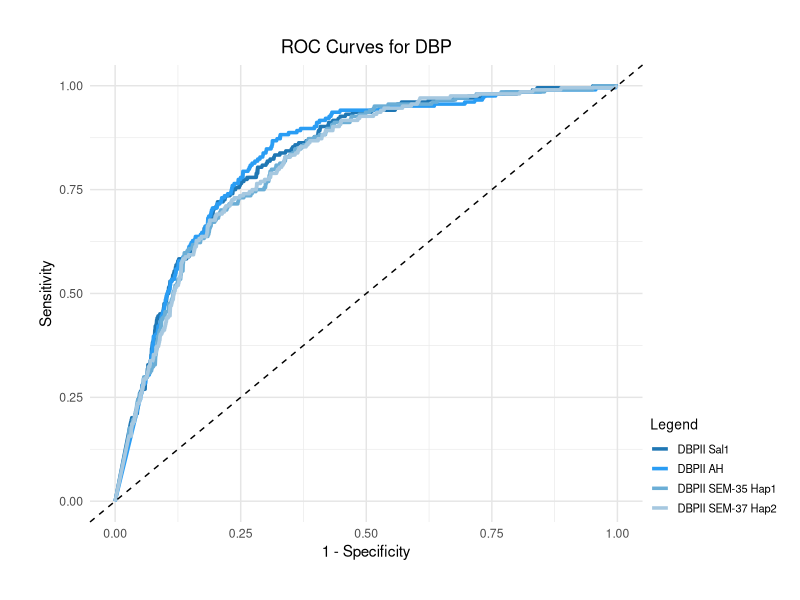
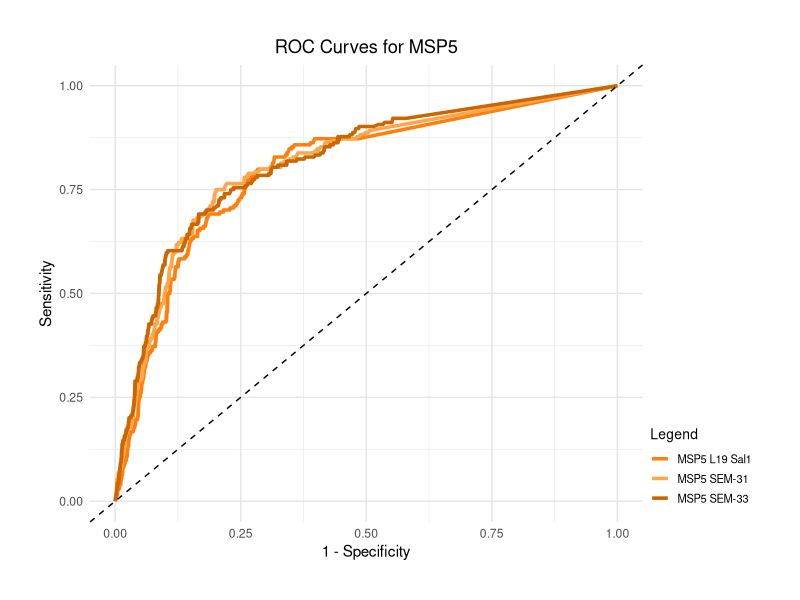
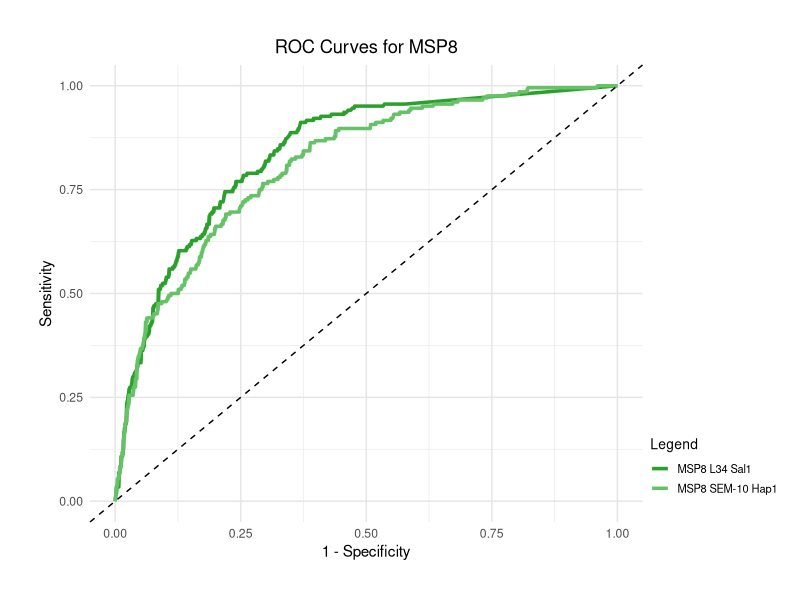
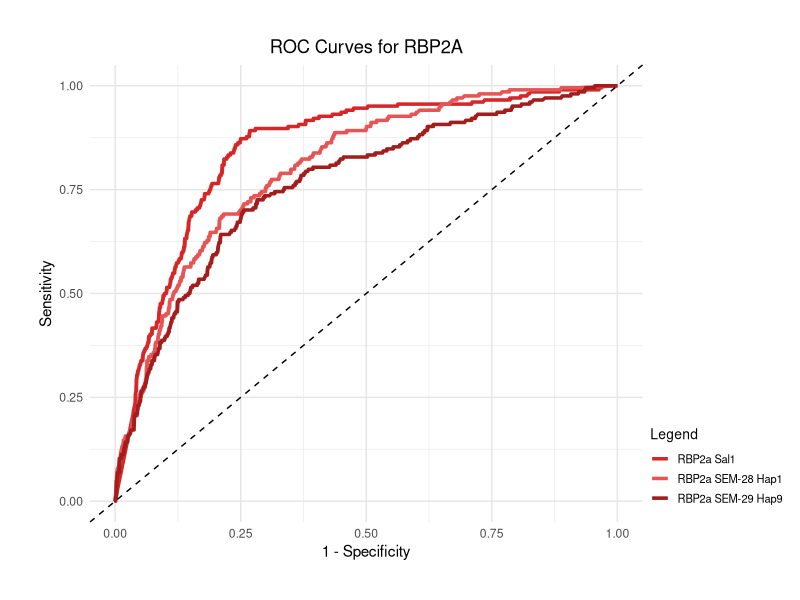
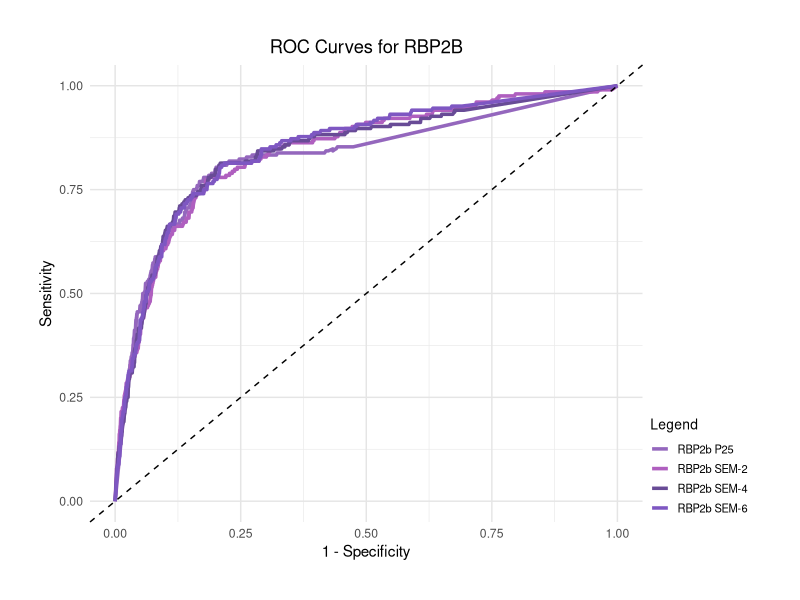
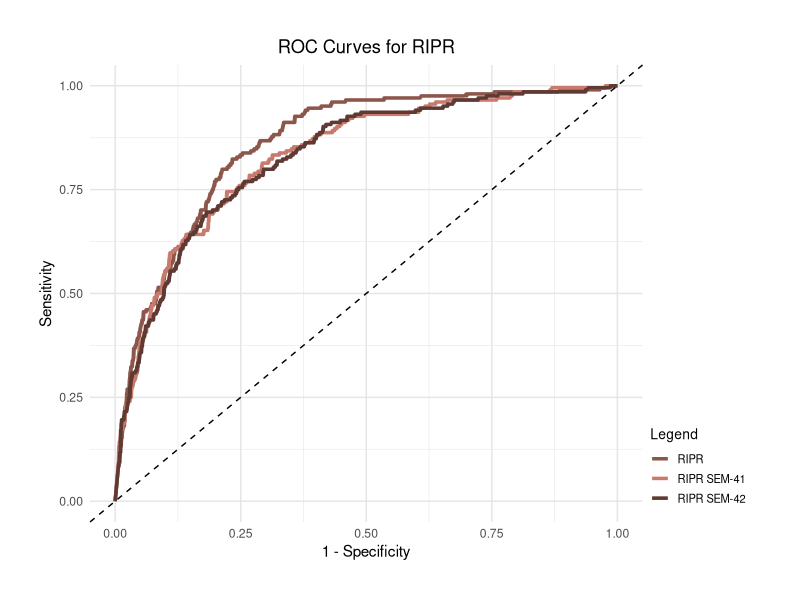
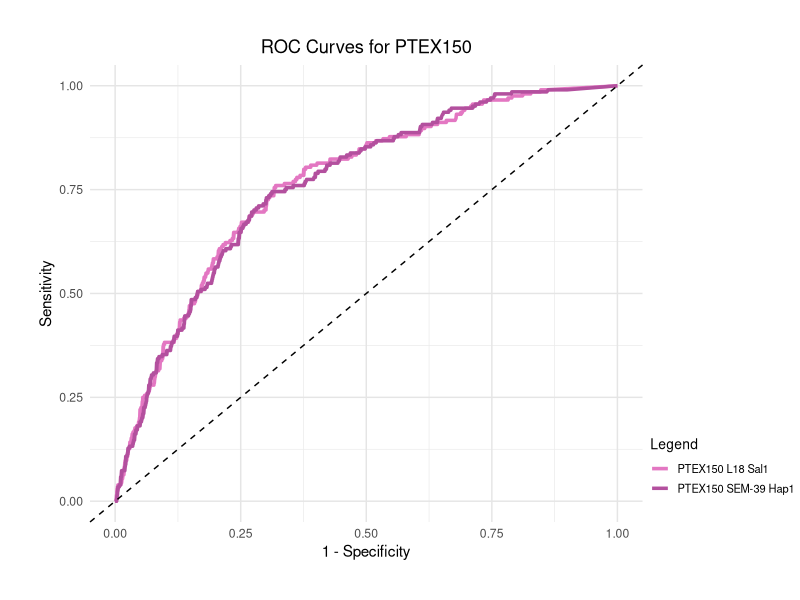
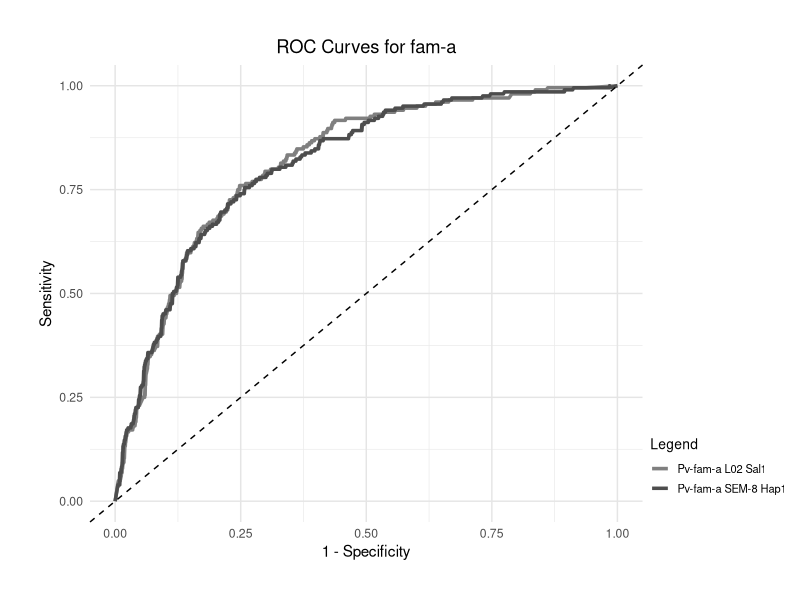

These charts were generated, in order, by the following R code:
library(MASS)
library(ROCR)
library(pROC)
library(ggplot2)
library(svglite)
library(writexl)

#Function

calculate_AUC <- function(...) {
  
  AUC <- data.frame(antigen_name = character(), AUC = numeric(), p_value = numeric(), stringsAsFactors = FALSE)
  
  indices <- c(...)
  
  roc_result_first <- roc_results[[paste("ROC_Column", indices[1], sep = "_")]]
  first_antigen_name <- ant_names_short[indices[1]]
  
  AUC <- rbind(AUC, data.frame(antigen_name = first_antigen_name, AUC = auc(roc_result_first), p_value = NA))  # No comparison for the first
  
  for (i in indices[-1]) {
    
    roc_result <- roc_results[[paste("ROC_Column", i, sep = "_")]]
    
    current_auc <- auc(roc_result)
    
    # Perform the roc.test comparing current ROC result to the first ROC result
    test_result <- roc.test(roc_result_first, roc_result, method = "bootstrap")
    
    # Extract the p-value from the test
    p_value <- test_result$p.value
    
    # Add the AUC and p-value to the data frame
    AUC <- rbind(AUC, data.frame(antigen_name = ant_names_short[i], AUC = current_auc, p_value = p_value))
  }
  return(AUC)
}


###################################
###################################
##                               ##
##  ####    ####  ######  ####   ##
##  ## ##  ##  ##   ##   ##  ##  ##
##  ##  ## ######   ##   ######  ##
##  ## ##  ##  ##   ##   ##  ##  ##
##  ####   ##  ##   ##   ##  ##  ##
##                               ##
###################################
###################################

setwd()

brazil_data = read.csv("20240630_Brazil_IgG_geneticdiversity.csv")

control_data = read.csv("20241002_NC_IgG_geneticdiversity.csv")



###################################
###################################
##                               ##
##  CATEGORISATION               ##
##                               ##
###################################
###################################


###################################
## Brazil
# 10 as column 10 has the time since last Pv infection
# can change here to 6*30 instead of 9*30, or 3*30 for 3 months, or 1*30 for 1 month

brazil_cat <- rep("brazil_never", nrow(brazil_data) )

brazil_cat[which( brazil_data[,10] == 0 )] <- "brazil_current"

brazil_cat[intersect( which(brazil_data[,10]>0), which(brazil_data[,10]<=9*30) )] <- "brazil_recent"

brazil_cat[which(brazil_data[,10]>9*30)] <- "brazil_old"




###################################
## Controls

control_cat <- rep("VBDR", nrow(control_data) )

for(i in 1:length(control_cat))
{
  if( substr( control_data[i,1], 1, 3 ) == "TRC" )
  {
    control_cat[i] <- "TRC"
  }
  if( substr( control_data[i,1], 1, 3 ) == "BRC" )
  {
    control_cat[i] <- "BRC"
  }
  if( substr( control_data[i,1], 1, 3 ) == "ARC" )
  {
    control_cat[i] <- "ARC"
  }
}

####################################
## Put together Brazil and control data
##in this bit the numbers refer to the columns where the antibody data is...so if you add to 81 (starting at 82) it will be [,17:95(example)]
#control data and brazil data need to have the same number of columns - each antibody column needs to line up in the columns
# 150 is it will drop ab measurments when more than 150 samples missing for that protein

# so for Brazil IgM going to try and running without dropping any - normally it drops 5 ehime proteins from IgG but this doesn't matter for this analyis
# as not using IgG only for RBP2b IgG. Then it should keep my IgM data for L19, L41 and L34 where I had to exclude data from 5 plates (so more than 150 missing)

AB <- rbind( brazil_data[,17:39], control_data[,17:39] )

AB <- log(AB)

#ant_drop <- c()

#for(j in 1:ncol(AB))
#{
#  if( length(which(is.na(AB[,j]))) > 150 )
#  {
#    ant_drop = c(ant_drop, j)
#  }
#}

#AB = AB[,-ant_drop]

N_ant <- ncol(AB)
ant_names <- colnames(AB)

View(N_ant)
View(ant_names)

############################################
## Create shortened antibody names
#either add new shortened names, or replace shortened names...
#I just added the names of the ones I was using because there were only 9
ant_names_short = c("MSP8 L34 Sal1","Pv-fam-a SEM-8 Hap1", "MSP8 SEM-10 Hap1", 
                    "DBPII SEM-35 Hap1", "DBPII AH", "PTEX150 L18 Sal1", 
                    "Pv-fam-a L02 Sal1", "DBPII Sal1", "RBP2a SEM-28 Hap1", 
                    "DBPII SEM-37 Hap2", "PTEX150 SEM-39 Hap1", "RBP2a Sal1", 
                    "RBP2a SEM-29 Hap9","MSP5 SEM-33", "MSP5 SEM-31", "RIPR SEM-41",
                    "RIPR SEM-42", "RBP2b SEM-2", "RBP2b SEM-4", "RBP2b SEM-6",
                    "RBP2b P25", "RIPR", "MSP5 L19 Sal1")
                    
inf_cat <- c( brazil_cat, control_cat )

N_part <- length(inf_cat)



View(ant_names_short)
matrix(ant_names_short)

###################################
## Binary category

bin_cat = rep("old", N_part)
bin_cat[which(inf_cat=="brazil_current")] = "new"
bin_cat[which(inf_cat=="brazil_recent")]  = "new"



###################################
## Trim down to top 8 antigens - Note Rhea 18Jul2022 dont think we need this section
#the numbers correspond to which columns the antibodies are in in the spreadsheet
#N_ant is the total number you are looking at so if there are eg 25, replace the 8 with 25
# first just going to look at my 20 IgM responses - still calling in "top_8" just so i don't mess with code too much 

#top_8 <- c(L01_IgM, L02_IgM, L12_IgM, L19_IgM, L28_IgM, L32_IgM, L34_IgM, L36_IgM, L41_IgM, L54_IgM, L55_IgM, RBP2b_IgM, DBPII_AH_IgM, DBP_Sal1_IgM, L23_IgM, L31_IgM, PVX_092995_IgM, PVX_087885_IgM, PvEBP_IgM, PvRIPR_IgM)
#top_8 <- c(1,2,8,12,16,20,27,28,30,31,34,39,40,50,51,55,60,62,63,65)

#N_ant <- 20
#AB <- AB[,top_8]
#ant_names_short <- ant_names_short[top_8]

#View(top_8)
#View(ant_names_short)

#This part is to create ROC using pROC package

# Convert old or new into 0 or 1
bin_cat_num <- ifelse(bin_cat == "old", 0, 1)
print(bin_cat_num)  

# Check if lengths match
if (length(bin_cat_num) == nrow(AB)) {
  # Add bin_cat_num as a new column
  AB$bin_cat_num <- bin_cat_num
  
  # Rename the dataframe
  AB_pcr <- AB
  
  # Print the updated dataframe
  print(AB_pcr)
} else {
  stop("Length of bin_cat_num does not match the number of rows in AB")
}





#########################################################


# Initialize a list to store ROC results
roc_results <- list()

# For loop to iterate through columns 1 to 10
for (i in 1:N_ant) {
  # Extract the sero column (predictor)
  sero_column <- AB_pcr[, i]
  
  # Extract the pcr column (response)
  pcr_column <- AB_pcr[, ncol(AB_pcr)]
  
  # Merge sero and pcr results together
  roc_df <- data.frame(sero_column, pcr_column)
  
  # Clean the NA rows
  roc_df_cleaned <- na.omit(roc_df)
  
  # Extract cleaned predictor and response vectors
  sero_predictor <- roc_df_cleaned$sero_column
  pcr_response <- roc_df_cleaned$pcr_column
  
  # Compute the ROC curve
  roc_result <- roc(pcr_response, sero_predictor)
  
  # Store the ROC result in the list
  roc_results[[paste("ROC_Column", i, sep = "_")]] <- roc_result
  
}

######DBP#############################
# Store the colors you want to use
my_colors_DBP <- c("#1f77b4", "#2a9df4", "#6baed6", "#a6c8e0")

# Initialize an empty data frame to store all ROC data
all_roc_data_list <- list()

counter <- 1

for (i in c(8, 5, 4, 10)) {
  
  
  roc_result <- roc_results[[paste("ROC_Column", i, sep = "_")]]
  
  roc_plot_df <- data.frame(
    Specificity = 1 - roc_result$specificities,
    Sensitivity = roc_result$sensitivities,
    legend = ant_names_short[i]  # Label for the ROC curve
  )
  
  
  all_roc_data_list[[counter]] <- roc_plot_df
  

  counter <- counter + 1
}


all_roc_data <- do.call(rbind, all_roc_data_list)




all_roc_data$legend <- factor(all_roc_data$legend, levels = unique(all_roc_data$legend))

# Plot all ROC curves on the same axes and ensure the legend appears
plot <- ggplot(all_roc_data, aes(x = Specificity, y = Sensitivity, color = legend)) +
  geom_line(size = 1.2) +  # Line thickness
  geom_abline(slope = 1, intercept = 0, linetype = "dashed") +
  labs(title = "ROC Curves for DBP",
       x = "1 - Specificity", y = "Sensitivity", color = "Legend") +  # Add legend title
  scale_color_manual(values = my_colors_DBP) +  # Assign custom colors
  theme_minimal() +
  coord_cartesian(clip = "off") +
  theme(legend.position = c(1.0,0.12),
        legend.justification = "left",
        legend.title = element_text(size = 10),  # Reduce legend title font size
        legend.text = element_text(size = 8),   # Reduce legend text font size
        legend.key.size = unit(0.5, "cm"),     # Reduce size of the legend keys (color boxes)
        plot.title = element_text(hjust = 0.5), # Center the title
        panel.grid.major = element_line(color = "gray90"),
        plot.margin = margin(1, 4, 1, 1, "cm")) # Lighten grid lines
        


# Print the plot
print(plot)


#export the image
ggsave("ROC_Curves_DBP_Thai.svg", plot = plot, width = 8, height = 6, dpi = 600)

#export auc

AUC_DBP <- calculate_AUC(8, 5, 4, 10)

write_xlsx(AUC_DBP, "AUC_DBP.xlsx")



###########MSP5###############################
my_colors_MSP5 <- c("#ff7f0e", "#ffa64d", "#cc6600")

# Initialize an empty data frame to store all ROC data
all_roc_data_list <- list()

counter <- 1

for (i in c(23, 15, 14)) {
  
  
  roc_result <- roc_results[[paste("ROC_Column", i, sep = "_")]]
  
  roc_plot_df <- data.frame(
    Specificity = 1 - roc_result$specificities,
    Sensitivity = roc_result$sensitivities,
    legend = ant_names_short[i]  # Label for the ROC curve
  )
  
  
  all_roc_data_list[[counter]] <- roc_plot_df
  
  
  counter <- counter + 1
}


all_roc_data <- do.call(rbind, all_roc_data_list)




all_roc_data$legend <- factor(all_roc_data$legend, levels = unique(all_roc_data$legend))

# Plot all ROC curves on the same axes and ensure the legend appears
plot <- ggplot(all_roc_data, aes(x = Specificity, y = Sensitivity, color = legend)) +
  geom_line(size = 1.2) +  # Line thickness
  geom_abline(slope = 1, intercept = 0, linetype = "dashed") +
  labs(title = "ROC Curves for MSP5",
       x = "1 - Specificity", y = "Sensitivity", color = "Legend") +  # Add legend title
  scale_color_manual(values = my_colors_MSP5) +  # Assign custom colors
  theme_minimal() +
  coord_cartesian(clip = "off") +
  theme(legend.position = c(1.0,0.12),
        legend.justification = "left",
        legend.title = element_text(size = 10),  # Reduce legend title font size
        legend.text = element_text(size = 8),   # Reduce legend text font size
        legend.key.size = unit(0.5, "cm"),     # Reduce size of the legend keys (color boxes)
        plot.title = element_text(hjust = 0.5), # Center the title
        panel.grid.major = element_line(color = "gray90"),
        plot.margin = margin(1, 4, 1, 1, "cm")) # Lighten grid lines



# Print the plot
print(plot)

#export the image
ggsave("ROC_Curves_MSP5_Thai.svg", plot = plot, width = 8, height = 6, dpi = 600)

#export auc

AUC_MSP5 <- calculate_AUC(23, 15, 14)

write_xlsx(AUC_MSP5, "AUC_MSP5.xlsx")



############MSP8#################################
my_colors_MSP8 <- c("#2ca02c", "#66c266")

# Initialize an empty data frame to store all ROC data
all_roc_data_list <- list()

counter <- 1

for (i in c(1, 3)) {
  
  
  roc_result <- roc_results[[paste("ROC_Column", i, sep = "_")]]
  
  roc_plot_df <- data.frame(
    Specificity = 1 - roc_result$specificities,
    Sensitivity = roc_result$sensitivities,
    legend = ant_names_short[i]  # Label for the ROC curve
  )
  
  
  all_roc_data_list[[counter]] <- roc_plot_df
  
  
  counter <- counter + 1
}


all_roc_data <- do.call(rbind, all_roc_data_list)




all_roc_data$legend <- factor(all_roc_data$legend, levels = unique(all_roc_data$legend))

# Plot all ROC curves on the same axes and ensure the legend appears
plot <- ggplot(all_roc_data, aes(x = Specificity, y = Sensitivity, color = legend)) +
  geom_line(size = 1.2) +  # Line thickness
  geom_abline(slope = 1, intercept = 0, linetype = "dashed") +
  labs(title = "ROC Curves for MSP8",
       x = "1 - Specificity", y = "Sensitivity", color = "Legend") +  # Add legend title
  scale_color_manual(values = my_colors_MSP8) +  # Assign custom colors
  theme_minimal() +
  coord_cartesian(clip = "off") +
  theme(legend.position = c(1.0,0.12),
        legend.justification = "left",
        legend.title = element_text(size = 10),  # Reduce legend title font size
        legend.text = element_text(size = 8),   # Reduce legend text font size
        legend.key.size = unit(0.5, "cm"),     # Reduce size of the legend keys (color boxes)
        plot.title = element_text(hjust = 0.5), # Center the title
        panel.grid.major = element_line(color = "gray90"),
        plot.margin = margin(1, 4, 1, 1, "cm")) # Lighten grid lines



# Print the plot
print(plot)

#export the image
ggsave("ROC_Curves_MSP8_Thai.svg", plot = plot, width = 8, height = 6, dpi = 600)

#Export auc

AUC_MSP8 <- calculate_AUC(1, 3)

write_xlsx(AUC_MSP8, "AUC_MSP8.xlsx")


######################RBP2A########################
my_colors_RBP2A <- c("#d62728", "#e65555", "#a31d1d")

# Initialize an empty data frame to store all ROC data
all_roc_data_list <- list()

counter <- 1

for (i in c(12, 9, 13)) {
  
  
  roc_result <- roc_results[[paste("ROC_Column", i, sep = "_")]]
  
  roc_plot_df <- data.frame(
    Specificity = 1 - roc_result$specificities,
    Sensitivity = roc_result$sensitivities,
    legend = ant_names_short[i]  # Label for the ROC curve
  )
  
  
  all_roc_data_list[[counter]] <- roc_plot_df
  
  
  counter <- counter + 1
}


all_roc_data <- do.call(rbind, all_roc_data_list)




all_roc_data$legend <- factor(all_roc_data$legend, levels = unique(all_roc_data$legend))

# Plot all ROC curves on the same axes and ensure the legend appears
plot <- ggplot(all_roc_data, aes(x = Specificity, y = Sensitivity, color = legend)) +
  geom_line(size = 1.2) +  # Line thickness
  geom_abline(slope = 1, intercept = 0, linetype = "dashed") +
  labs(title = "ROC Curves for RBP2A",
       x = "1 - Specificity", y = "Sensitivity", color = "Legend") +  # Add legend title
  scale_color_manual(values = my_colors_RBP2A) +  # Assign custom colors
  theme_minimal() +
  coord_cartesian(clip = "off") +
  theme(legend.position = c(1.0,0.12),
        legend.justification = "left",
        legend.title = element_text(size = 10),  # Reduce legend title font size
        legend.text = element_text(size = 8),   # Reduce legend text font size
        legend.key.size = unit(0.5, "cm"),     # Reduce size of the legend keys (color boxes)
        plot.title = element_text(hjust = 0.5), # Center the title
        panel.grid.major = element_line(color = "gray90"),
        plot.margin = margin(1, 4, 1, 1, "cm")) # Lighten grid lines



# Print the plot
print(plot)

#export the image
ggsave("ROC_Curves_RBP2A_Thai.svg", plot = plot, width = 8, height = 6, dpi = 600)


#Export auc

AUC_RBP2A <- calculate_AUC(12, 9, 13)

write_xlsx(AUC_RBP2A, "AUC_RBP2A.xlsx")


###############RBP2B#########################################
my_colors_RBP2B <- c("#9467bd", "#af5fbf", "#684b96", "#7e57c2")

# Initialize an empty data frame to store all ROC data
all_roc_data_list <- list()

counter <- 1

for (i in c(21, 18, 19, 20)) {
  
  
  roc_result <- roc_results[[paste("ROC_Column", i, sep = "_")]]
  
  roc_plot_df <- data.frame(
    Specificity = 1 - roc_result$specificities,
    Sensitivity = roc_result$sensitivities,
    legend = ant_names_short[i]  # Label for the ROC curve
  )
  
  
  all_roc_data_list[[counter]] <- roc_plot_df
  
  
  counter <- counter + 1
}


all_roc_data <- do.call(rbind, all_roc_data_list)




all_roc_data$legend <- factor(all_roc_data$legend, levels = unique(all_roc_data$legend))

# Plot all ROC curves on the same axes and ensure the legend appears
plot <- ggplot(all_roc_data, aes(x = Specificity, y = Sensitivity, color = legend)) +
  geom_line(size = 1.2) +  # Line thickness
  geom_abline(slope = 1, intercept = 0, linetype = "dashed") +
  labs(title = "ROC Curves for RBP2B",
       x = "1 - Specificity", y = "Sensitivity", color = "Legend") +  # Add legend title
  scale_color_manual(values = my_colors_RBP2B) +  # Assign custom colors
  theme_minimal() +
  coord_cartesian(clip = "off") +
  theme(legend.position = c(1.0,0.12),
        legend.justification = "left",
        legend.title = element_text(size = 10),  # Reduce legend title font size
        legend.text = element_text(size = 8),   # Reduce legend text font size
        legend.key.size = unit(0.5, "cm"),     # Reduce size of the legend keys (color boxes)
        plot.title = element_text(hjust = 0.5), # Center the title
        panel.grid.major = element_line(color = "gray90"),
        plot.margin = margin(1, 4, 1, 1, "cm")) # Lighten grid lines



# Print the plot
print(plot)

#export the image
ggsave("ROC_Curves_RBP2B_Thai.svg", plot = plot, width = 8, height = 6, dpi = 600)

#Export auc

AUC_RBP2B <- calculate_AUC(21, 18, 19, 20)

write_xlsx(AUC_RBP2B, "AUC_RBP2B.xlsx")


#########################RIPR#############################
my_colors_RIPR <- c("#8c564b", "#c97a6d", "#5f3a32")

# Initialize an empty data frame to store all ROC data
all_roc_data_list <- list()

counter <- 1

for (i in c(22, 16, 17)) {
  
  
  roc_result <- roc_results[[paste("ROC_Column", i, sep = "_")]]
  
  roc_plot_df <- data.frame(
    Specificity = 1 - roc_result$specificities,
    Sensitivity = roc_result$sensitivities,
    legend = ant_names_short[i]  # Label for the ROC curve
  )
  
  
  all_roc_data_list[[counter]] <- roc_plot_df
  
  
  counter <- counter + 1
}


all_roc_data <- do.call(rbind, all_roc_data_list)




all_roc_data$legend <- factor(all_roc_data$legend, levels = unique(all_roc_data$legend))

# Plot all ROC curves on the same axes and ensure the legend appears
plot <- ggplot(all_roc_data, aes(x = Specificity, y = Sensitivity, color = legend)) +
  geom_line(size = 1.2) +  # Line thickness
  geom_abline(slope = 1, intercept = 0, linetype = "dashed") +
  labs(title = "ROC Curves for RIPR",
       x = "1 - Specificity", y = "Sensitivity", color = "Legend") +  # Add legend title
  scale_color_manual(values = my_colors_RIPR) +  # Assign custom colors
  theme_minimal() +
  coord_cartesian(clip = "off") +
  theme(legend.position = c(1.0,0.12),
        legend.justification = "left",
        legend.title = element_text(size = 10),  # Reduce legend title font size
        legend.text = element_text(size = 8),   # Reduce legend text font size
        legend.key.size = unit(0.5, "cm"),     # Reduce size of the legend keys (color boxes)
        plot.title = element_text(hjust = 0.5), # Center the title
        panel.grid.major = element_line(color = "gray90"),
        plot.margin = margin(1, 4, 1, 1, "cm")) # Lighten grid lines



# Print the plot
print(plot)

#export the image
ggsave("ROC_Curves_RIPR_Thai.svg", plot = plot, width = 8, height = 6, dpi = 600)

#Export auc

AUC_RIPR <- calculate_AUC(22, 16, 17)

write_xlsx(AUC_RIPR, "AUC_RIPR.xlsx")


#####################PTEX150##################################
my_colors_PTEX <- c("#e377c2", "#b3509e")

# Initialize an empty data frame to store all ROC data
all_roc_data_list <- list()

counter <- 1

for (i in c(6, 11)) {
  
  
  roc_result <- roc_results[[paste("ROC_Column", i, sep = "_")]]
  
  roc_plot_df <- data.frame(
    Specificity = 1 - roc_result$specificities,
    Sensitivity = roc_result$sensitivities,
    legend = ant_names_short[i]  # Label for the ROC curve
  )
  
  
  all_roc_data_list[[counter]] <- roc_plot_df
  
  
  counter <- counter + 1
}


all_roc_data <- do.call(rbind, all_roc_data_list)




all_roc_data$legend <- factor(all_roc_data$legend, levels = unique(all_roc_data$legend))

# Plot all ROC curves on the same axes and ensure the legend appears
plot <- ggplot(all_roc_data, aes(x = Specificity, y = Sensitivity, color = legend)) +
  geom_line(size = 1.2) +  # Line thickness
  geom_abline(slope = 1, intercept = 0, linetype = "dashed") +
  labs(title = "ROC Curves for PTEX150",
       x = "1 - Specificity", y = "Sensitivity", color = "Legend") +  # Add legend title
  scale_color_manual(values = my_colors_PTEX) +  # Assign custom colors
  theme_minimal() +
  coord_cartesian(clip = "off") +
  theme(legend.position = c(1.0,0.12),
        legend.justification = "left",
        legend.title = element_text(size = 10),  # Reduce legend title font size
        legend.text = element_text(size = 8),   # Reduce legend text font size
        legend.key.size = unit(0.5, "cm"),     # Reduce size of the legend keys (color boxes)
        plot.title = element_text(hjust = 0.5), # Center the title
        panel.grid.major = element_line(color = "gray90"),
        plot.margin = margin(1, 4, 1, 1, "cm")) # Lighten grid lines



# Print the plot
print(plot)

#export the image
ggsave("ROC_Curves_PTEX_Thai.svg", plot = plot, width = 8, height = 6, dpi = 600)

#Export auc
AUC_PTEX <- calculate_AUC(6, 11)

write_xlsx(AUC_PTEX, "AUC_PTEX.xlsx")

#######################fam-a####################
my_colors_fam_a <- c("#7f7f7f", "#4d4d4d")

# Initialize an empty data frame to store all ROC data
all_roc_data_list <- list()

counter <- 1

for (i in c(7, 2)) {
  
  
  roc_result <- roc_results[[paste("ROC_Column", i, sep = "_")]]
  
  roc_plot_df <- data.frame(
    Specificity = 1 - roc_result$specificities,
    Sensitivity = roc_result$sensitivities,
    legend = ant_names_short[i]  # Label for the ROC curve
  )
  
  
  all_roc_data_list[[counter]] <- roc_plot_df
  
  
  counter <- counter + 1
}


all_roc_data <- do.call(rbind, all_roc_data_list)




all_roc_data$legend <- factor(all_roc_data$legend, levels = unique(all_roc_data$legend))

# Plot all ROC curves on the same axes and ensure the legend appears
plot <- ggplot(all_roc_data, aes(x = Specificity, y = Sensitivity, color = legend)) +
  geom_line(size = 1.2) +  # Line thickness
  geom_abline(slope = 1, intercept = 0, linetype = "dashed") +
  labs(title = "ROC Curves for fam-a",
       x = "1 - Specificity", y = "Sensitivity", color = "Legend") +  # Add legend title
  scale_color_manual(values = my_colors_fam_a) +  # Assign custom colors
  theme_minimal() +
  coord_cartesian(clip = "off") +
  theme(legend.position = c(1.0,0.12),
        legend.justification = "left",
        legend.title = element_text(size = 10),  # Reduce legend title font size
        legend.text = element_text(size = 8),   # Reduce legend text font size
        legend.key.size = unit(0.5, "cm"),     # Reduce size of the legend keys (color boxes)
        plot.title = element_text(hjust = 0.5), # Center the title
        panel.grid.major = element_line(color = "gray90"),
        plot.margin = margin(1, 4, 1, 1, "cm")) # Lighten grid lines



# Print the plot
print(plot)

#export the image
ggsave("ROC_Curves_fam_a_Thai.svg", plot = plot, width = 8, height = 6, dpi = 600)

#Export AUC

AUC_fam_a <- calculate_AUC(7, 2)
# Write the AUC and p-value data to an Excel file
write_xlsx(AUC_fam_a, "AUC_fam_a.xlsx")

############################################
